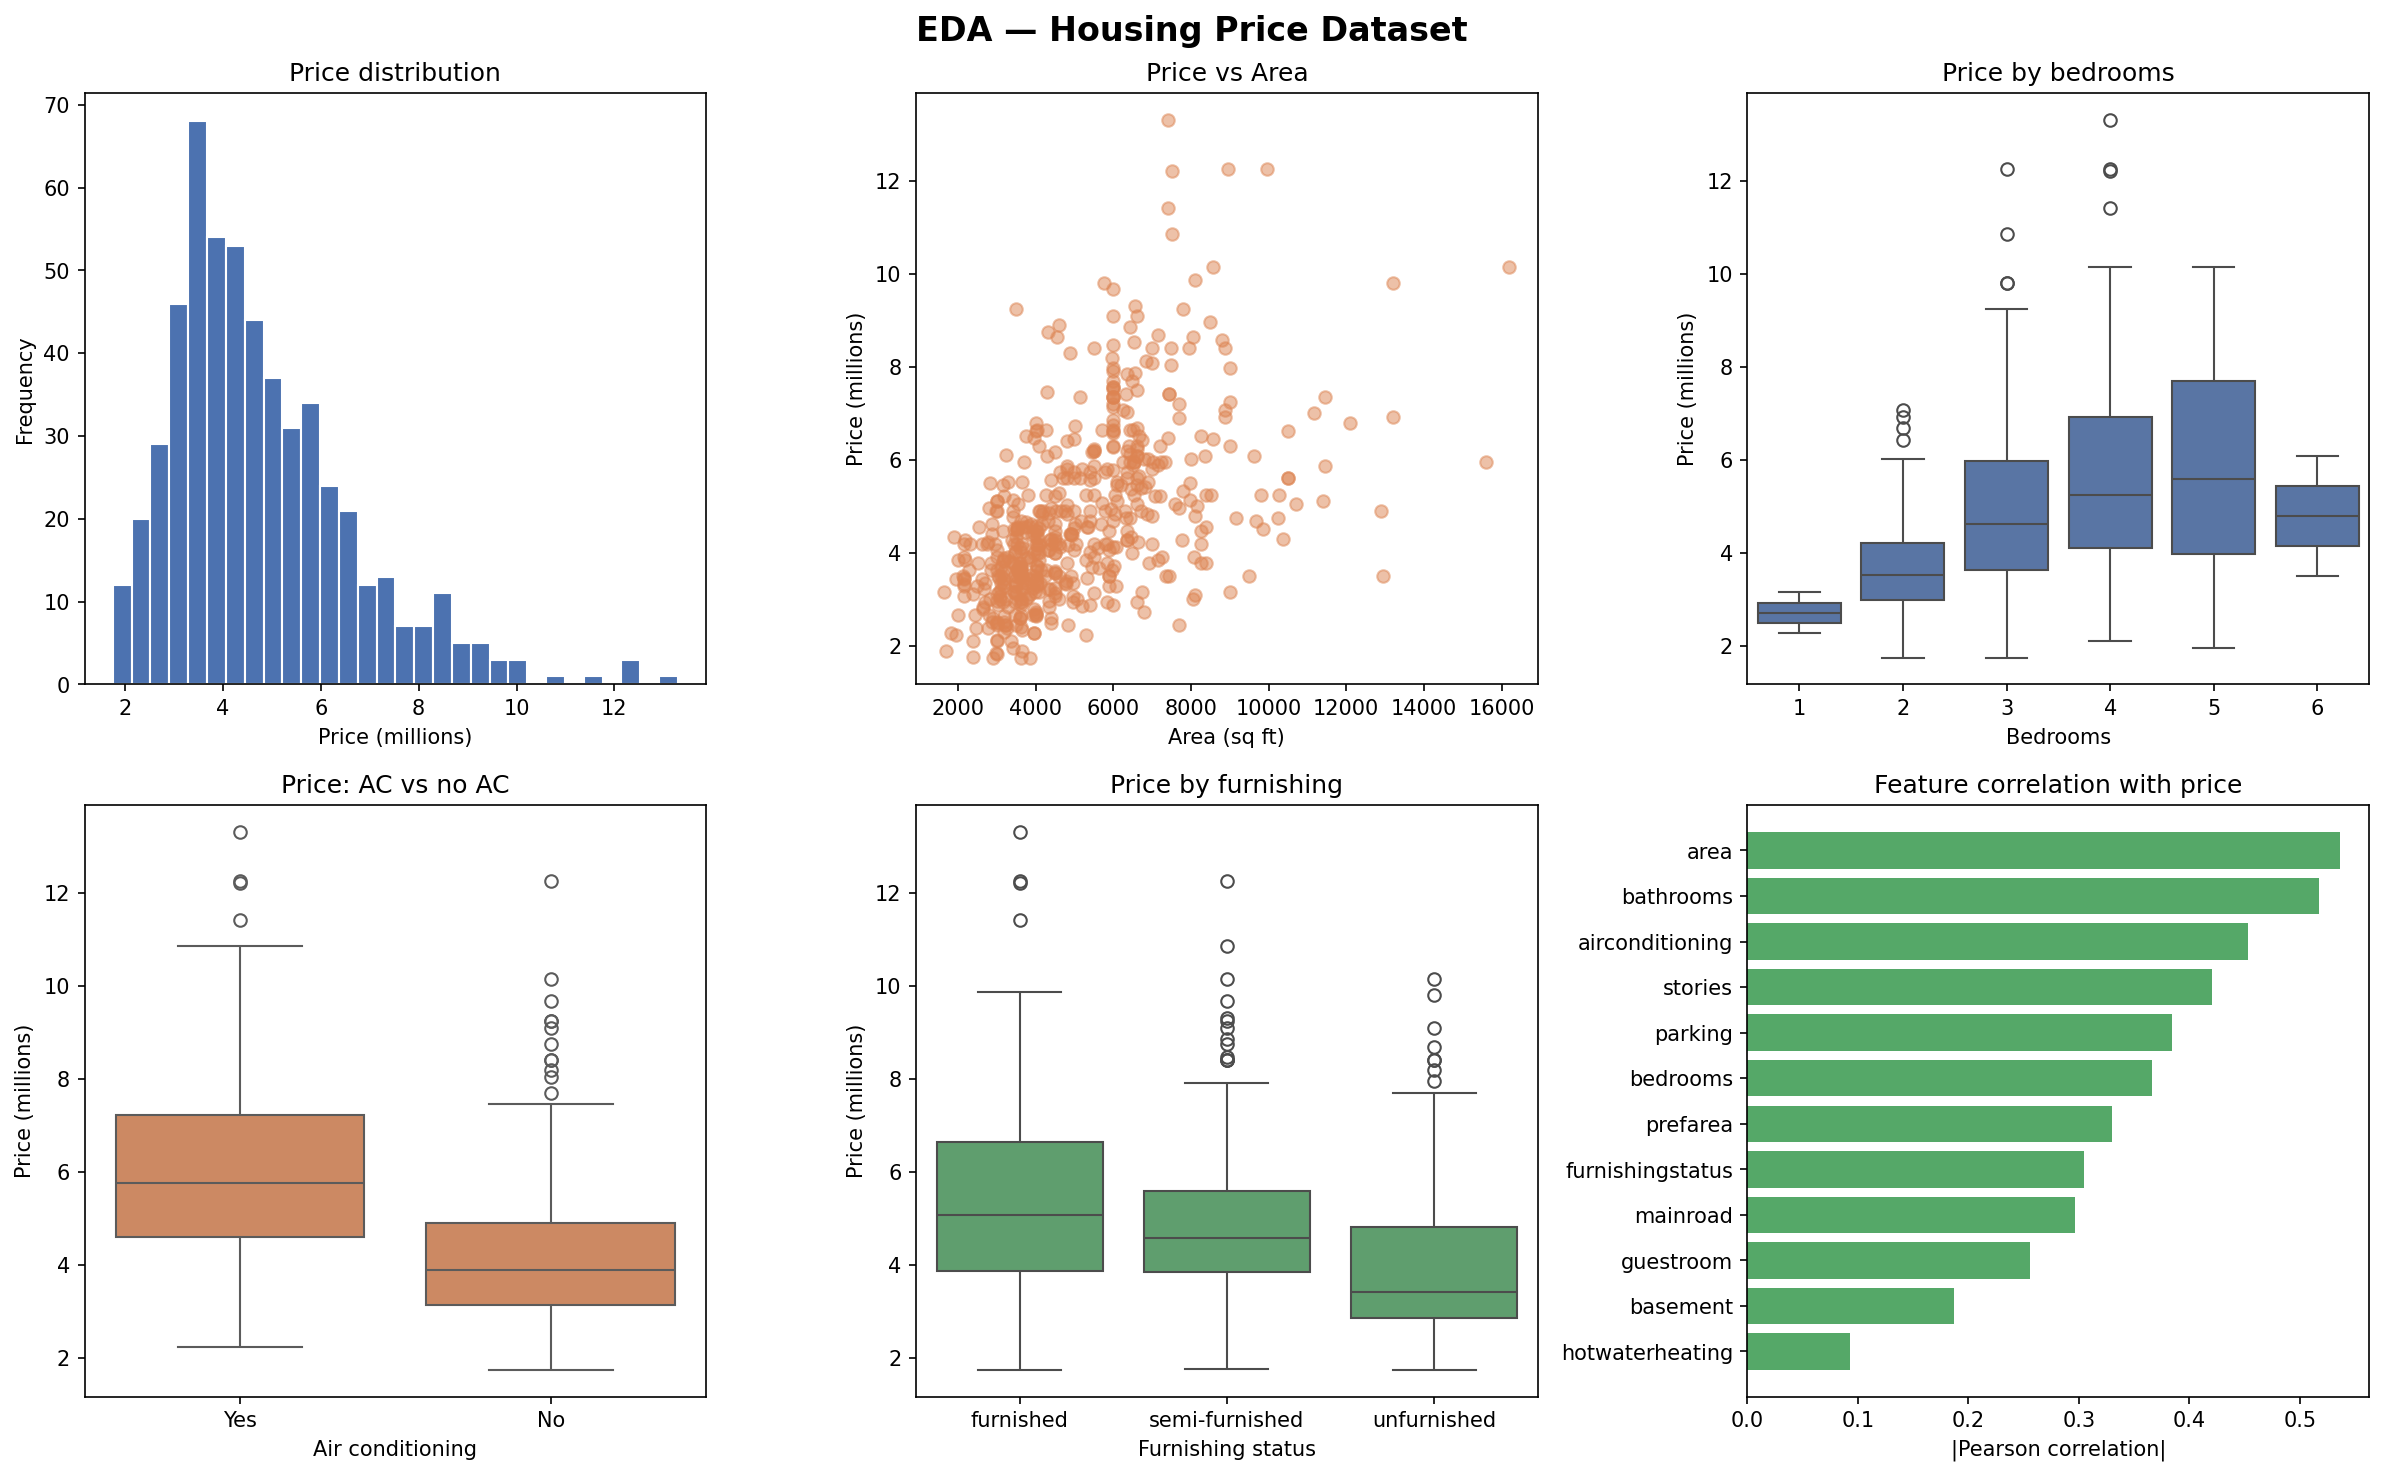

Reproduce this figure in Python.
# =============================================================
# HOUSING PRICE PREDICTION — Exploratory Data Analysis (EDA)
# =============================================================

import pandas as pd
import numpy as np
import matplotlib.pyplot as plt
import seaborn as sns
import warnings
warnings.filterwarnings("ignore")

# =============================================================
# 1. LOAD DATA
# =============================================================

df = pd.read_csv("Housing.csv")

print("=" * 60)
print("Dataset shape:", df.shape)
print("\nFirst rows:")
print(df.head(5).to_string())
print("\nData types:")
print(df.dtypes)
print("\nMissing values:")
print(df.isnull().sum())
print("\nBasic statistics:")
print(df.describe())

# =============================================================
# 2. ENCODE FOR CORRELATION ANALYSIS
# =============================================================

df_enc = df.copy()
binary_cols = ["mainroad", "guestroom", "basement",
               "hotwaterheating", "airconditioning", "prefarea"]
for col in binary_cols:
    df_enc[col] = (df_enc[col] == "yes").astype(int)
df_enc["furnishingstatus"] = df_enc["furnishingstatus"].map(
    {"furnished": 2, "semi-furnished": 1, "unfurnished": 0}
)

# =============================================================
# 3. EDA PLOTS
# =============================================================

fig, axes = plt.subplots(2, 3, figsize=(16, 10))
fig.suptitle("EDA — Housing Price Dataset", fontsize=16, fontweight="bold")

# --- Price distribution ---
axes[0, 0].hist(df["price"] / 1e6, bins=30, color="#4C72B0", edgecolor="white")
axes[0, 0].set_title("Price distribution")
axes[0, 0].set_xlabel("Price (millions)")
axes[0, 0].set_ylabel("Frequency")

# --- Price vs Area ---
axes[0, 1].scatter(df["area"], df["price"] / 1e6, alpha=0.5, color="#DD8452")
axes[0, 1].set_title("Price vs Area")
axes[0, 1].set_xlabel("Area (sq ft)")
axes[0, 1].set_ylabel("Price (millions)")

# --- Price by bedrooms ---
df_plot = df.copy()
df_plot["price_M"] = df_plot["price"] / 1e6
sns.boxplot(data=df_plot, x="bedrooms", y="price_M", ax=axes[0, 2], color="#4C72B0")
axes[0, 2].set_title("Price by bedrooms")
axes[0, 2].set_xlabel("Bedrooms")
axes[0, 2].set_ylabel("Price (millions)")

# --- Price by air conditioning ---
df_plot["AC"] = df_plot["airconditioning"].map({"yes": "Yes", "no": "No"})
sns.boxplot(data=df_plot, x="AC", y="price_M", ax=axes[1, 0], color="#DD8452")
axes[1, 0].set_title("Price: AC vs no AC")
axes[1, 0].set_xlabel("Air conditioning")
axes[1, 0].set_ylabel("Price (millions)")

# --- Price by furnishing status ---
sns.boxplot(data=df_plot, x="furnishingstatus", y="price_M", ax=axes[1, 1], color="#55A868")
axes[1, 1].set_title("Price by furnishing")
axes[1, 1].set_xlabel("Furnishing status")
axes[1, 1].set_ylabel("Price (millions)")

# --- Correlation with price ---
corr_price = df_enc.corr()["price"].drop("price").abs().sort_values(ascending=True)
axes[1, 2].barh(corr_price.index, corr_price.values, color="#55A868")
axes[1, 2].set_title("Feature correlation with price")
axes[1, 2].set_xlabel("|Pearson correlation|")

plt.tight_layout()
plt.savefig("eda.png", dpi=150, bbox_inches="tight")
plt.close()
print("\n[Saved] eda.png")

# =============================================================
# 4. CORRELATION HEATMAP
# =============================================================

fig, ax = plt.subplots(figsize=(10, 8))
mask = np.triu(np.ones_like(df_enc.corr(), dtype=bool))
sns.heatmap(df_enc.corr(), mask=mask, annot=True, fmt=".2f",
            cmap="coolwarm", linewidths=0.5, ax=ax, annot_kws={"size": 9})
ax.set_title("Correlation heatmap", fontsize=14, fontweight="bold")
plt.tight_layout()
plt.savefig("eda_heatmap.png", dpi=150, bbox_inches="tight")
plt.close()
print("[Saved] eda_heatmap.png")

print("\n✅ EDA complete!")
